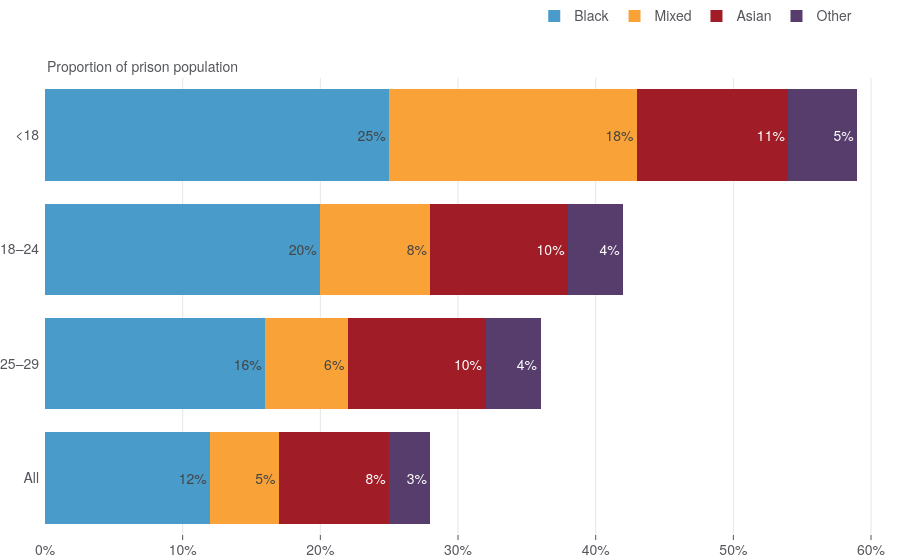

Notebook code cell kept with this figure:
### Code cell
fig = bame_age_proportion.prepare_chart()
fig

### Figure 1 — Plotly figure (JSON) as saved in the notebook; plotly's stock layout.template omitted (floating-point values rounded to 4 significant figures)
{"data": [{"hovertemplate": "%{x}", "marker": {"color": "#499CC9"}, "name": "Black", "orientation": "h", "text": [25, 20, 16, 12], "textangle": 0, "textposition": "inside", "texttemplate": "%{text}%", "type": "bar", "x": [25, 20, 16, 12], "y": ["<18", "18–24", "25–29", "All"]}, {"hovertemplate": "%{x}", "marker": {"color": "#F9A237"}, "name": "Mixed", "orientation": "h", "text": [18, 8, 6, 5], "textangle": 0, "textposition": "inside", "texttemplate": "%{text}%", "type": "bar", "x": [18, 8, 6, 5], "y": ["<18", "18–24", "25–29", "All"]}, {"hovertemplate": "%{x}", "marker": {"color": "#A01D28"}, "name": "Asian", "orientation": "h", "text": [11, 10, 10, 8], "textangle": 0, "textposition": "inside", "texttemplate": "%{text}%", "type": "bar", "x": [11, 10, 10, 8], "y": ["<18", "18–24", "25–29", "All"]}, {"hovertemplate": "%{x}", "marker": {"color": "#573D6B"}, "name": "Other", "orientation": "h", "text": [5, 4, 4, 3], "textangle": 0, "textposition": "inside", "texttemplate": "%{text}%", "type": "bar", "x": [5, 4, 4, 3], "y": ["<18", "18–24", "25–29", "All"]}], "layout": {"annotations": [{"font": {"size": 14}, "showarrow": false, "text": "Proportion of prison population", "x": 0, "xref": "paper", "y": 1, "yanchor": "bottom", "yref": "paper"}], "barmode": "stack", "hovermode": "closest", "legend": {"itemclick": "toggleothers", "itemdoubleclick": false, "orientation": "h", "traceorder": "normal", "x": 0.95, "xanchor": "right", "y": 1.1, "yanchor": "bottom"}, "margin": {"r": 0}, "showlegend": true, "uniformtext": {"minsize": 11, "mode": "hide"}, "xaxis": {"automargin": true, "fixedrange": true, "showgrid": true, "ticksuffix": "%", "zeroline": false}, "yaxis": {"automargin": true, "autorange": "reversed", "type": "category"}}}
